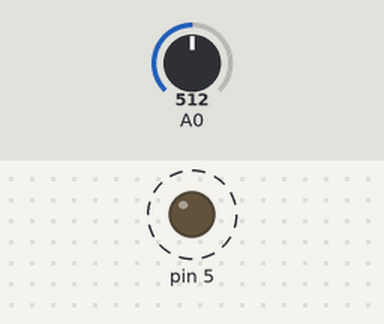
A sketch run on a simulated Arduino Uno, built with avr-gcc and run on an emulated ATmega328P. Parts: output pins drawn as LEDs (lit = HIGH). Dashed ring = blinking. The test bench sets the inputs (shaded band); at power-on: A0 = 512. What the sketch prints to the serial monitor is not drawn.

Above: at 0.05 s.
Timing chart, 0 to 3.3 s (numbered marks = the images above):
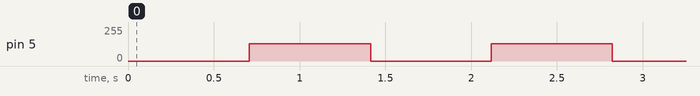

Measured:
- by itself, pin 5: alternates 128/255 for 0.71 s and 0/255 for 0.71 s

The sketch:

step-response.ino
```cpp
bool high = 0;
int k = 0;
float R = 1000;
float C = 0.000047;
float tau = R*C;

void setup() {
   Serial.begin(9600);
   pinMode(5, OUTPUT);
   pinMode(A0, INPUT);
}

void loop() {
  k = millis()/(15*tau*1000);
  // digitalWrite(5,k%2);
  analogWrite(5,128*(k%2));
  Serial.println(analogRead(A0));
}
```
